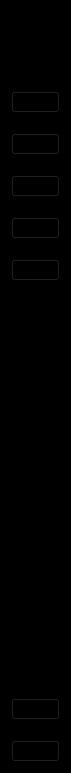
      <widget class="QWidget" name="icon_only_widget" native="true">
       <property name="minimumSize">
        <size>
         <width>71</width>
         <height>0</height>
        </size>
       </property>
       <property name="maximumSize">
        <size>
         <width>71</width>
         <height>16777215</height>
        </size>
       </property>
       <property name="styleSheet">
        <string notr="true">QWidget{
	background-color: rgb(0, 0, 0);
}

QPushButton:checked{
	background-color:white;
	border-radius:3px;
}</string>
       </property>
       <layout class="QVBoxLayout" name="verticalLayout_12">
        <property name="topMargin">
         <number>30</number>
        </property>
        <item>
         <layout class="QHBoxLayout" name="horizontalLayout_2">
          <item>
           <spacer name="horizontalSpacer_2">
            <property name="orientation">
             <enum>Qt::Orientation::Horizontal</enum>
            </property>
            <property name="sizeHint" stdset="0">
             <size>
              <width>18</width>
              <height>20</height>
             </size>
            </property>
           </spacer>
          </item>
          <item>
           <widget class="QLabel" name="label_4">
            <property name="maximumSize">
             <size>
              <width>40</width>
              <height>40</height>
             </size>
            </property>
            <property name="text">
             <string/>
            </property>
            <property name="pixmap">
             <pixmap>:/ /Icons/logo.png</pixmap>
            </property>
            <property name="scaledContents">
             <bool>true</bool>
            </property>
           </widget>
          </item>
          <item>
           <spacer name="horizontalSpacer">
            <property name="orientation">
             <enum>Qt::Orientation::Horizontal</enum>
            </property>
            <property name="sizeHint" stdset="0">
             <size>
              <width>18</width>
              <height>20</height>
             </size>
            </property>
           </spacer>
          </item>
         </layout>
        </item>
        <item>
         <layout class="QVBoxLayout" name="verticalLayout_9">
          <property name="spacing">
           <number>20</number>
          </property>
          <property name="topMargin">
           <number>35</number>
          </property>
          <item>
           <widget class="QPushButton" name="dashboard_1">
            <property name="text">
             <string/>
            </property>
            <property name="icon">
             <iconset>
              <normaloff>:/ /Icons/dashboardsmall1.png</normaloff>
              <normalon>:/ /Icons/dashboardsmall2.png</normalon>:/ /Icons/dashboardsmall1.png</iconset>
            </property>
            <property name="checkable">
             <bool>true</bool>
            </property>
            <property name="autoExclusive">
             <bool>true</bool>
            </property>
           </widget>
          </item>
          <item>
           <widget class="QPushButton" name="institution_1">
            <property name="text">
             <string/>
            </property>
            <property name="icon">
             <iconset>
              <normaloff>:/ /Icons/institutionsmall1.png</normaloff>
              <normalon>:/ /Icons/institutionsmall2.png</normalon>:/ /Icons/institutionsmall1.png</iconset>
            </property>
            <property name="iconSize">
             <size>
              <width>100</width>
              <height>16</height>
             </size>
            </property>
            <property name="checkable">
             <bool>true</bool>
            </property>
            <property name="autoExclusive">
             <bool>true</bool>
            </property>
           </widget>
          </item>
          <item>
           <widget class="QPushButton" name="students_1">
            <property name="text">
             <string/>
            </property>
            <property name="icon">
             <iconset>
              <normaloff>:/ /Icons/studentssmall1.png</normaloff>
              <normalon>:/ /Icons/studentssmall2.png</normalon>:/ /Icons/studentssmall1.png</iconset>
            </property>
            <property name="iconSize">
             <size>
              <width>100</width>
              <height>20</height>
             </size>
            </property>
            <property name="checkable">
             <bool>true</bool>
            </property>
            <property name="autoExclusive">
             <bool>true</bool>
            </property>
           </widget>
          </item>
          <item>
           <widget class="QPushButton" name="teachers_1">
            <property name="text">
             <string/>
            </property>
            <property name="icon">
             <iconset>
              <normaloff>:/ /Icons/teacherssmall1.png</normaloff>
              <normalon>:/ /Icons/teacherssmall2.png</normalon>:/ /Icons/teacherssmall1.png</iconset>
            </property>
            <property name="iconSize">
             <size>
              <width>100</width>
              <height>20</height>
             </size>
            </property>
            <property name="checkable">
             <bool>true</bool>
            </property>
            <property name="autoExclusive">
             <bool>true</bool>
            </property>
           </widget>
          </item>
          <item>
           <widget class="QPushButton" name="finances_1">
            <property name="text">
             <string/>
            </property>
            <property name="icon">
             <iconset>
              <normaloff>:/ /Icons/financessmall1.png</normaloff>
              <normalon>:/ /Icons/financessmall2.png</normalon>:/ /Icons/financessmall1.png</iconset>
            </property>
            <property name="iconSize">
             <size>
              <width>100</width>
              <height>20</height>
             </size>
            </property>
            <property name="checkable">
             <bool>true</bool>
            </property>
            <property name="autoExclusive">
             <bool>true</bool>
            </property>
           </widget>
          </item>
         </layout>
        </item>
        <item>
         <spacer name="verticalSpacer">
          <property name="orientation">
           <enum>Qt::Orientation::Vertical</enum>
          </property>
          <property name="sizeHint" stdset="0">
           <size>
            <width>20</width>
            <height>411</height>
           </size>
          </property>
         </spacer>
        </item>
        <item>
         <layout class="QVBoxLayout" name="verticalLayout_10">
          <property name="spacing">
           <number>20</number>
          </property>
          <item>
           <widget class="QPushButton" name="settings_1">
            <property name="text">
             <string/>
            </property>
            <property name="icon">
             <iconset>
              <normaloff>:/ /Icons/settingssmall1.png</normaloff>
              <normalon>:/ /Icons/settingssmall2.png</normalon>:/ /Icons/settingssmall1.png</iconset>
            </property>
            <property name="iconSize">
             <size>
              <width>100</width>
              <height>20</height>
             </size>
            </property>
            <property name="checkable">
             <bool>true</bool>
            </property>
            <property name="autoExclusive">
             <bool>true</bool>
            </property>
           </widget>
          </item>
          <item>
           <widget class="QPushButton" name="sign_out_1">
            <property name="text">
             <string/>
            </property>
            <property name="icon">
             <iconset>
              <normaloff>:/ /Icons/signoutsmall1.png</normaloff>
              <normalon>:/ /Icons/signoutsmall2.png</normalon>:/ /Icons/signoutsmall1.png</iconset>
            </property>
            <property name="iconSize">
             <size>
              <width>100</width>
              <height>16</height>
             </size>
            </property>
            <property name="checkable">
             <bool>true</bool>
            </property>
            <property name="autoExclusive">
             <bool>true</bool>
            </property>
           </widget>
          </item>
         </layout>
        </item>
       </layout>
      </widget>
